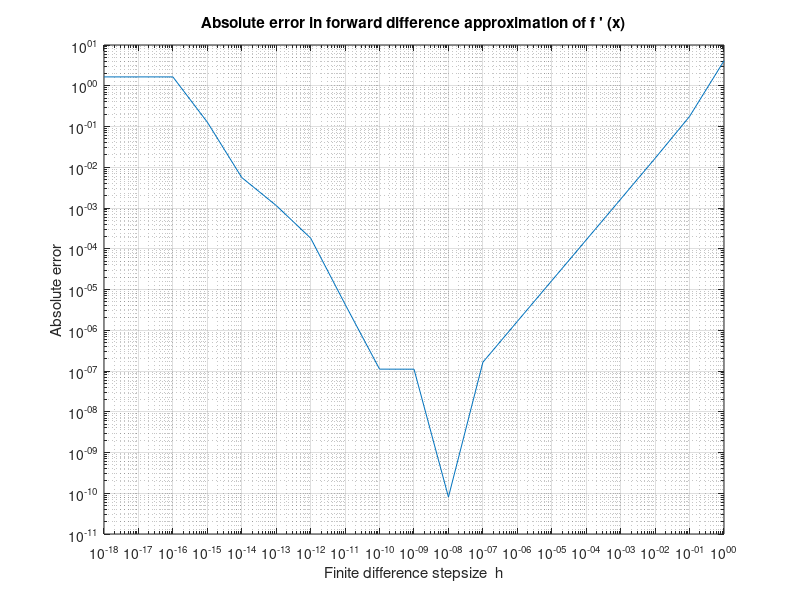

MATLAB code to generate this figure:
% MATH2089: File = tut03q2sol.m
% Solution to Week 03 Laboratory, Question 2
% Finite different approximation of derivatives
% Anonymous functions func and deriv must be specified
% to evaluate f(x) nd f'(x) for a vector of arguments x

format compact

% Turn echo of commands off
echo off

% Values for finite difference steps
% Smallest h used in this program is base^(-pmax)
% The smallest h that ensures that x+h (as stored on the computer)
% is different from x is h > |x|*eps where eps = 2^(-52) approx 2.2e-16.
% For smaller values of h, x+h is stored as x on the computer,
% so f(x+h) = f(x) and hence f(x+h)-f(x) = 0 so the estimate of f'(x) is 0.
% Base 10. 
base = 10; pmax = 18;
% base 2, 2^(-60) approx 10^(-18)
%base = 2; pmax = 60;


% Specify function using anonymous function
func = @(x) exp(x.^2/2);
% Specify derivative for calculating errors
deriv = @(x) x.*exp(x.^2/2);

% Point for derivative approximation
x0 = 1;

% Finite difference steps
p = [-pmax:0];   % h = base^p(i)
h = base.^p;
fprintf('\nErrors in finite difference approximation of derivative\n');
fprintf('Floating point relative precision = %.2e\n', eps)

% Evaluate function and derivative at base point
f0 = func(x0);
df0 = deriv(x0);

fprintf('\nForward difference approximation of first derivative\n')
xh = x0 + h;
fp = func(xh);
df = (fp - f0) ./ h;
fderr = df - df0;
[fdmin, imin] = min(abs(fderr));
fdhm = h(imin);
fprintf('Minimum error in forward difference approximation = %.2e\n', fdmin)
fprintf('Step giving smallest absolute error = %.2e\n', fdhm)
fprintf('Square root of machine precision = %.2e\n', sqrt(eps))

% Print Table of results
fprintf('\n   h          f''(x)    forward difference      error\n');
fprintf('--------------------------------------------------------\n')
for j = length(h):-1:1
    fprintf(' %.2e    %.6f       %9.6f         %11.4e\n', h(j), df0, df(j), fderr(j));
end;

% Plot of errors
figure(1)
loglog(h, abs(fderr))
title('Absolute error in forward difference approximation of f '' (x)')
xlabel('Finite difference stepsize  h')
ylabel('Absolute error')
xlim([1e-18 1])
grid on
